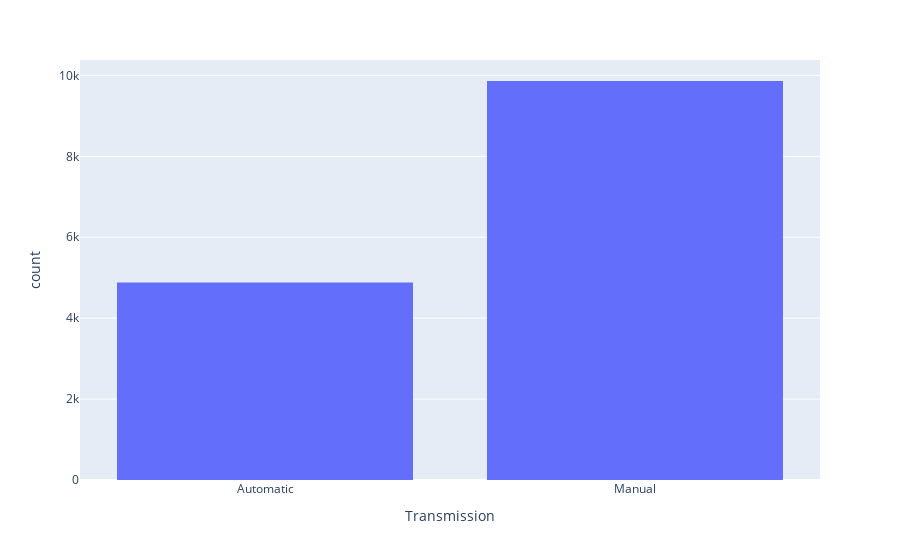

Notebook cell for this chart:
### Code cell
#The code generates a histogram to visualize the distribution of transmission types in the 'Transmission' column.
px.histogram(df , x = 'transmission')

### Figure 1 — Plotly figure (JSON) as saved in the notebook; plotly's stock layout.template omitted (floating-point values rounded to 4 significant figures; data arrays with more than 128 entries replaced by an {"elided": "..."} marker saying what was removed)
{"data": [{"alignmentgroup": "True", "bingroup": "x", "hovertemplate": "Transmission=%{x}<br>count=%{y}<extra></extra>", "legendgroup": "", "marker": {"color": "#636efa", "pattern": {"shape": ""}}, "name": "", "offsetgroup": "", "orientation": "v", "showlegend": false, "type": "histogram", "x": {"elided": "14741 str values"}, "xaxis": "x", "yaxis": "y"}], "layout": {"barmode": "relative", "legend": {"tracegroupgap": 0}, "margin": {"t": 60}, "xaxis": {"anchor": "y", "domain": [0, 1], "title": {"text": "Transmission"}}, "yaxis": {"anchor": "x", "domain": [0, 1], "title": {"text": "count"}}}}
